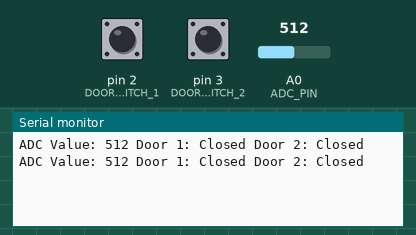
Recording of a sketch running on a simulated Arduino Uno, built with avr-gcc and run on an emulated ATmega328P. On the bench: the last lines printed to the serial monitor. Inputs (shaded band) come from the test bench; at power-on: pin 2 (DOOR_SWITCH_1) HIGH, pin 3 (DOOR_SWITCH_2) HIGH, A0 (ADC_PIN) = 512. No radio packets arrive unless stated.

Above: at 1.8 s.
1.9 s: pin 2 (DOOR_SWITCH_1) pulled LOW for 1.2 s
At 2.8 s:
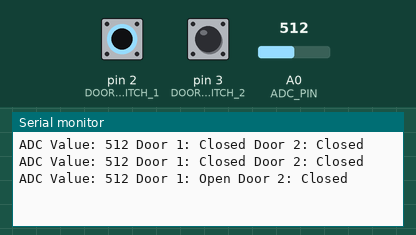
4.6 s: pin 3 (DOOR_SWITCH_2) pulled LOW for 1.2 s
At 5.8 s:
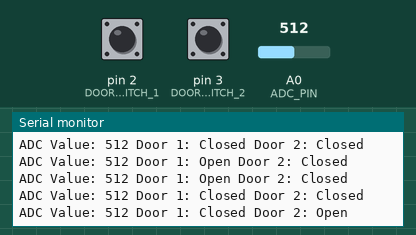
7.3 s: A0 (ADC_PIN) set to 716
At 8.5 s:
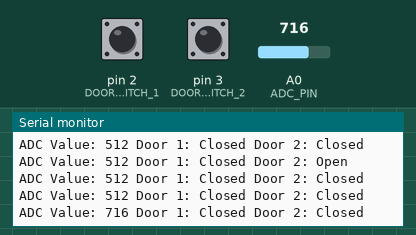
8.8 s: A0 (ADC_PIN) set to 900
At 9.3 s:
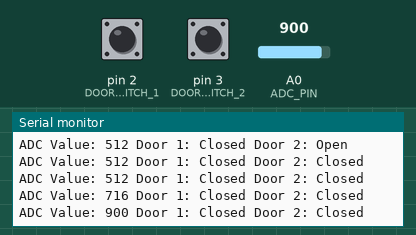
10.3 s: pin 2 (DOOR_SWITCH_1) pulled LOW for 1.2 s
At 11.8 s:
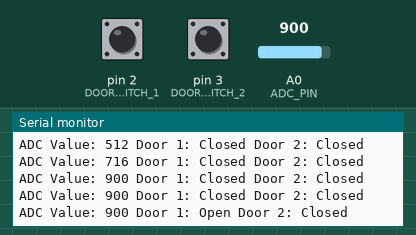
13.0 s: pin 3 (DOOR_SWITCH_2) pulled LOW for 1.2 s
At 13.8 s:
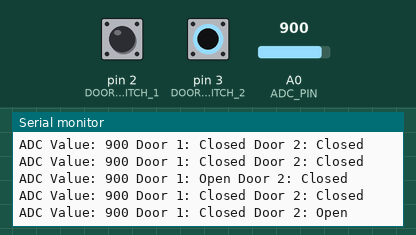
Timing chart, 0 to 16.0 s (numbered marks = the images above; inputs shaded):
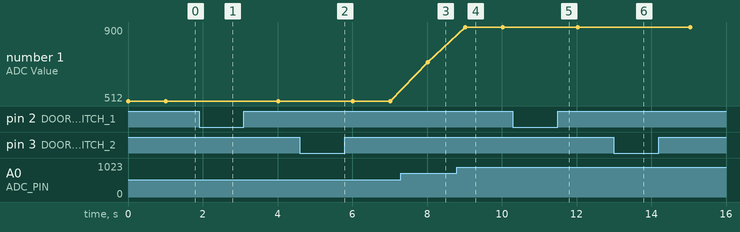

The sketch:

clientadctransmitter.ino
```cpp
#include <SPI.h>
#include <nRF24L01.h>
#include <RF24.h>

RF24 radio(7, 8); // CE, CSN
const byte address[6] = "00001"; // Address for communication

struct DataPacket {
  int adcValue;
  bool door1State;
  bool door2State;
};

DataPacket data;

void setup() {
  Serial.begin(9600);
  radio.begin();
  radio.openWritingPipe(address);
  radio.setPALevel(RF24_PA_MIN);
  radio.stopListening();

  pinMode(2, INPUT_PULLUP); // Door 1 switch
  pinMode(3, INPUT_PULLUP); // Door 2 switch
}

void loop() {
  data.adcValue = analogRead(A0); // Read ADC value
  data.door1State = digitalRead(2) == LOW; // Door 1 state (LOW means pressed, i.e., door open)
  data.door2State = digitalRead(3) == LOW; // Door 2 state (LOW means pressed, i.e., door open)

  Serial.print("ADC Value: ");
  Serial.print(data.adcValue);
  Serial.print(" Door 1: ");
  Serial.print(data.door1State ? "Open" : "Closed");
  Serial.print(" Door 2: ");
  Serial.println(data.door2State ? "Open" : "Closed");

  radio.write(&data, sizeof(data));
  delay(1000); // Send data every second
}
```

listener.cpp
```cpp
#include <SPI.h>
#include <nRF24L01.h>
#include <RF24.h>

// Define the CE and CSN pins
#define CE_PIN 9
#define CSN_PIN 10

// Create an instance of the RF24 class
RF24 radio(CE_PIN, CSN_PIN);

// Define the address for communication
const byte address[6] = "00001";

void setup() {
  // Initialize serial communication
  Serial.begin(9600);

  // Initialize the NRF24 module
  if (radio.begin()) {
    Serial.println("NRF24 initialized.");
  } else {
    Serial.println("NRF24 initialization failed.");
    while (1);
  }

  // Set the address for communication
  radio.openReadingPipe(0, address);

  // Set the module as a receiver
  radio.startListening();
}

void loop() {
  // Check if there is data available to read
  if (radio.available()) {
    // Variable to store the received ADC value
    int adcValue = 0;

    // Read the data
    radio.read(&adcValue, sizeof(adcValue));

    // Print the received value to the serial monitor
    Serial.print("Received: ");
    Serial.println(adcValue);
  }
}
```

transensors.cpp
```cpp
#include <SPI.h>
#include <nRF24L01.h>
#include <RF24.h>

// Define the CE and CSN pins
#define CE_PIN 9
#define CSN_PIN 10

// Create an instance of the RF24 class
RF24 radio(CE_PIN, CSN_PIN);

// Define the address for communication
const byte address[6] = "00001";

// Analog pin for reading data
#define ADC_PIN A0

// Digital pins for door switches
#define DOOR_SWITCH_1 2
#define DOOR_SWITCH_2 3

// Structure to hold the data to be sent
struct DataPacket {
  int adcValue;
  bool door1State;
  bool door2State;
};

void setup() {
  // Initialize serial communication
  Serial.begin(9600);

  // Initialize the NRF24 module
  if (radio.begin()) {
    Serial.println("NRF24 initialized.");
  } else {
    Serial.println("NRF24 initialization failed.");
    while (1);
  }

  // Set the address for communication
  radio.openWritingPipe(address);

  // Set the module as a transmitter
  radio.stopListening();

  // Set door switch pins as input
  pinMode(DOOR_SWITCH_1, INPUT_PULLUP);
  pinMode(DOOR_SWITCH_2, INPUT_PULLUP);
}

void loop() {
  // Create a data packet
  DataPacket data;

  // Read the analog value from the ADC pin
  data.adcValue = analogRead(ADC_PIN);

  // Read the state of the door switches
  data.door1State = digitalRead(DOOR_SWITCH_1);
  data.door2State = digitalRead(DOOR_SWITCH_2);

  // Send the data packet to the receiver
  bool success = radio.write(&data, sizeof(data));

  // Print the result to the serial monitor
  if (success) {
    Serial.print("Sent - ADC: ");
    Serial.print(data.adcValue);
    Serial.print(", Door1: ");
    Serial.print(data.door1State ? "Open" : "Closed");
    Serial.print(", Door2: ");
    Serial.println(data.door2State ? "Open" : "Closed");
  } else {
    Serial.println("Failed to send data.");
  }

  // Wait for a short period before sending the next value
  delay(1000);
}
```

Measured:
- after the input at 1.9 s, the serial monitor: prints a new line after 0.11 s (image 1)
- after the input at 4.6 s, the serial monitor: prints a new line after 0.42 s (image 2)
- after the input at 7.3 s, the serial monitor: prints a new line after 0.72 s (image 3)
- after the input at 8.8 s, the serial monitor: prints a new line after 0.23 s (image 4)
- after the input at 10.3 s, the serial monitor: prints a new line after 0.73 s (image 5)
- after the input at 13.0 s, the serial monitor: prints a new line at once (image 6)
- plotted number 1: 512 → 716 after the input at 7.3 s, 716 → 900 after the input at 8.8 s
